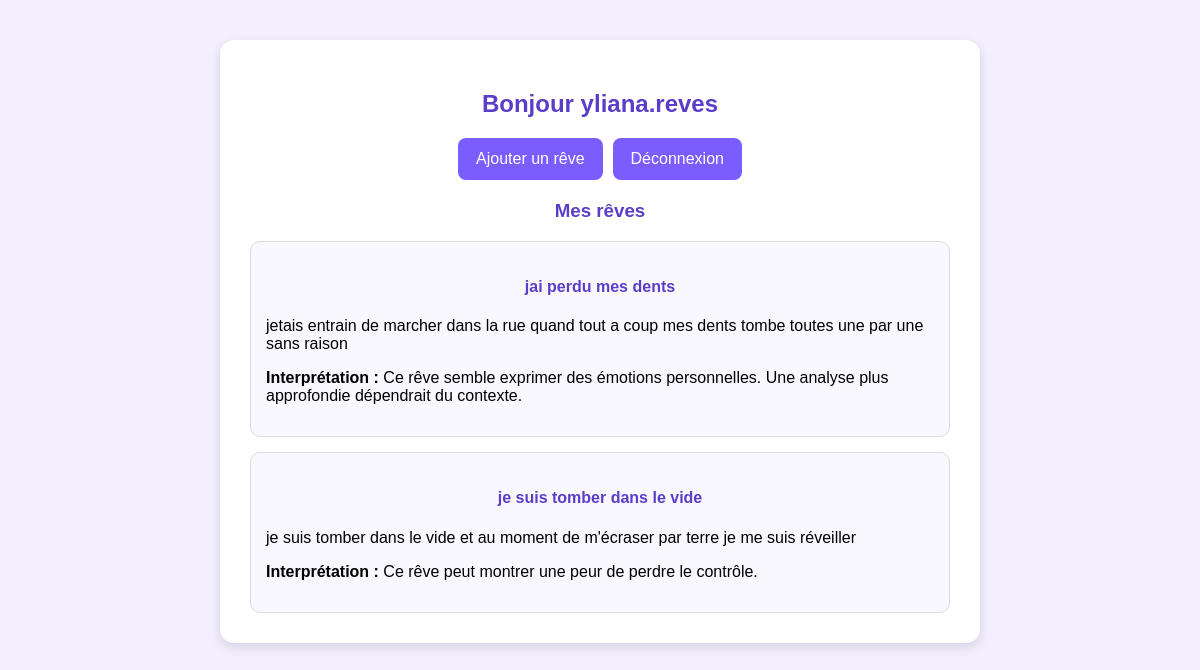
/dashboard (signed in), run on the app's committed database.
### tables this page shows
CREATE TABLE dreams (
            id INTEGER PRIMARY KEY AUTOINCREMENT,
            user_id INTEGER NOT NULL,
            title TEXT NOT NULL,
            content TEXT NOT NULL,
            interpretation TEXT,
            is_public INTEGER DEFAULT 0,
            FOREIGN KEY (user_id) REFERENCES users (id)
        );

### app.py (the view)
@app.route("/dashboard")
def dashboard():
    if "user_id" not in session:
        return redirect(url_for("login"))
    conn = get_db_connection()
    cursor = conn.cursor()
    cursor.execute("SELECT * FROM dreams WHERE user_id = ?", (session["user_id"],))
    dreams = cursor.fetchall()
    conn.close()
    return render_template("dashboard.html", dreams=dreams, username=session["username"])

### app.py (called while the page is built)
def get_db_connection():
    conn = sqlite3.connect(DATABASE)
    conn.row_factory = sqlite3.Row
    return conn

### templates/dashboard.html (shortened to what this page needs)
<!DOCTYPE html>
<html lang="fr">
<head>
    <link rel="stylesheet" href="{{ url_for('static', filename='style.css') }}">
</head>
<body>
    <div class="container">
        <h2>Bonjour {{ username }}</h2>
        <div class="buttons">
            <a href="{{ url_for('add_dream') }}" class="btn">Ajouter un rêve</a>
            <a href="{{ url_for('logout') }}" class="btn">Déconnexion</a>
        </div>
        <h3>Mes rêves</h3>
        {% if dreams %}
            {% for dream in dreams %}
                <div class="card">
                    <h4>{{ dream["title"] }}</h4>
                    <p>{{ dream["content"] }}</p>
                    <p><strong>Interprétation :</strong> {{ dream["interpretation"] }}</p>
                </div>
            {% endfor %}
        {% else %}
            <p>Aucun rêve enregistré pour le moment.</p>
        {% endif %}
    </div>
</body>
</html>

### static/style.css (style rules this page uses)
body { font-family: Arial, sans-serif; background: #f3efff; margin: 0; padding: 0; }
.container { width: 80%; max-width: 700px; margin: 40px auto; background: white; padding: 30px; border-radius: 14px; box-shadow: 0 4px 12px rgba(0, 0, 0, 0.12); }
h1, h2, h3, h4 { color: #5a3ec8; text-align: center; }
.btn { display: inline-block; background: #7b5cff; color: white; padding: 12px 18px; text-decoration: none; border: none; border-radius: 8px; cursor: pointer; text-align: center; }
.buttons { display: flex; gap: 10px; justify-content: center; flex-wrap: wrap; margin: 20px 0; }
.card { background: #faf8ff; border: 1px solid #ddd; padding: 15px; border-radius: 10px; margin-top: 15px; }

### data on the page
dreams: title "jai perdu mes dents", content "jetais entrain de marcher dans la rue quand tout a coup mes dents tombe toutes une par une sans raison", interpretation "Ce rêve semble exprimer des émotions personnelles. Une analyse plus approfondie dépendrait du contexte."
dreams: title "je suis tomber dans le vide", content "je suis tomber dans le vide et au moment de m'écraser par terre je me suis réveiller", interpretation "Ce rêve peut montrer une peur de perdre le contrôle."

### other printed values
{{ username }} "yliana.reves"
